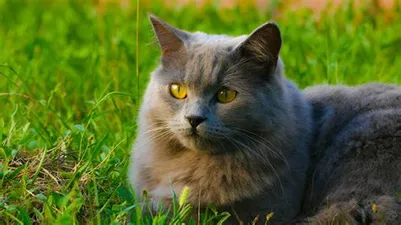
#> input picture photos/cat.webp, 401 x 225 px
$ python thres.py
#> lines starting #> are read from the running program, lines starting #| are printed output that depends on the picture; after the words box and inside, x2 and y2 are one past the last pixel; in counts of white or black regions, pixels touching at a corner belong together
import cv2 as cv


img = cv.imread('photos/cat.webp')
#> img is the input picture: shape (225, 401, 3); mean B, G, R 40.1, 106.4, 88.2
cv.imshow('cat',img)


gray =cv.cvtColor(img, cv.COLOR_BGR2GRAY)
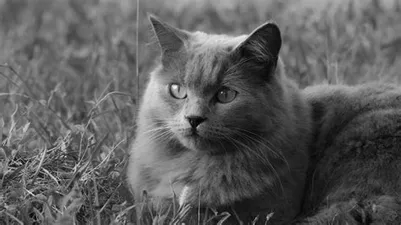
#> gray: shape (225, 401); min 0, max 248, mean 93.4
cv.imshow('Gray',gray)

# Simple Thresholding
threshold, thres = cv.threshold(gray, 150, 255,cv.THRESH_BINARY)
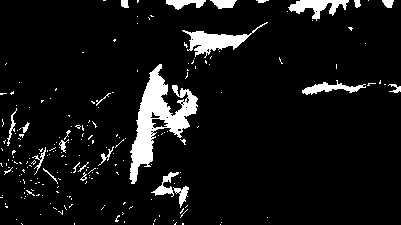
#> thres: shape (225, 401); 7.6% white; 215 white regions (191 under 20 px), largest, box (x1, y1, x2, y2) and area: (129, 64, 198, 184) 2852, (182, 22, 268, 58) 914, (288, 0, 349, 21) 579
#> (the run stopped early here; a loop or call above may not have finished)
